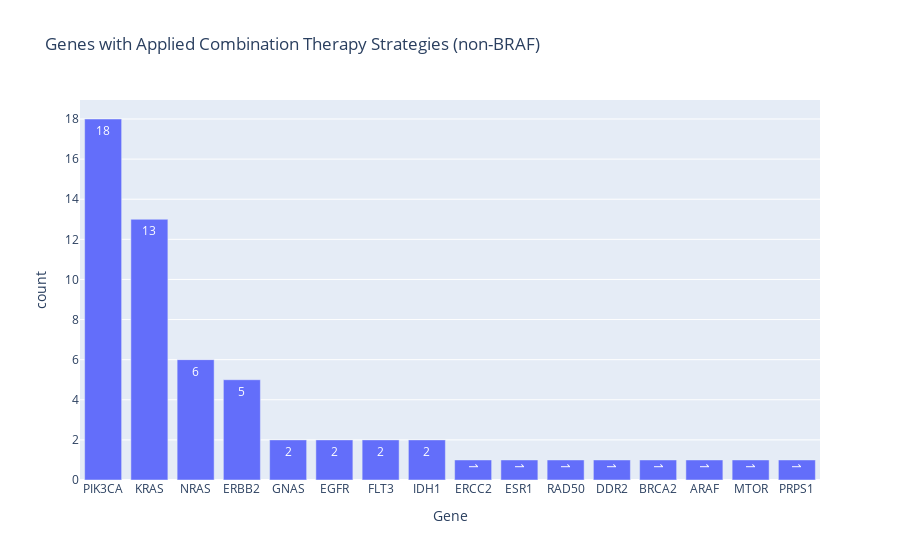

The code cell stored with this chart in its notebook:
### Code cell
fig = px.bar(gene_counts, x='gene_symbol', y='count', 
             title='Genes with Applied Combination Therapy Strategies (non-BRAF)',
             labels={'gene_symbol': 'Gene', 'count': 'count'},
             barmode='stack',
             text_auto=True)

# Show the figure
fig.show()

### Figure 1 — Plotly figure (JSON) as saved in the notebook; plotly's stock layout.template omitted (floating-point values rounded to 4 significant figures)
{"data": [{"alignmentgroup": "True", "hovertemplate": "Gene=%{x}<br>count=%{y}<extra></extra>", "legendgroup": "", "marker": {"color": "#636efa", "pattern": {"shape": ""}}, "name": "", "offsetgroup": "", "orientation": "v", "showlegend": false, "textposition": "auto", "texttemplate": "%{y}", "type": "bar", "x": ["PIK3CA", "KRAS", "NRAS", "ERBB2", "GNAS", "EGFR", "FLT3", "IDH1", "ERCC2", "ESR1", "RAD50", "DDR2", "BRCA2", "ARAF", "MTOR", "PRPS1"], "xaxis": "x", "y": [18, 13, 6, 5, 2, 2, 2, 2, 1, 1, 1, 1, 1, 1, 1, 1], "yaxis": "y"}], "layout": {"barmode": "stack", "legend": {"tracegroupgap": 0}, "title": {"text": "Genes with Applied Combination Therapy Strategies (non-BRAF)"}, "xaxis": {"anchor": "y", "domain": [0, 1], "title": {"text": "Gene"}}, "yaxis": {"anchor": "x", "domain": [0, 1], "title": {"text": "count"}}}}
